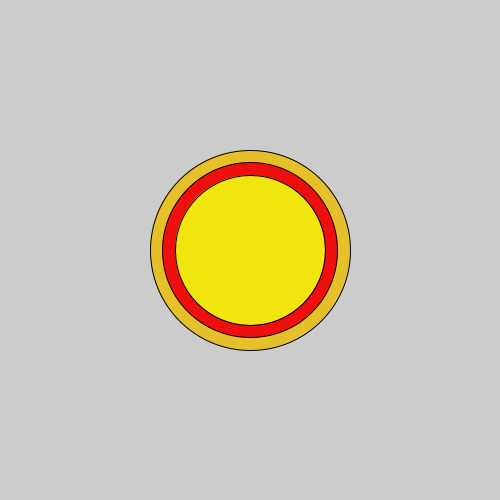
Frame 1 (no input)
Frame 60 (the mouse pressed at the canvas centre just before this capture): identical to frame 1, image omitted
Frame 120 (the mouse held since frame 60 and released just before this capture): identical to frame 1, image omitted

The Processing sketch that drew this single still picture (run headless with seeded random() and noise(); from frame 60 on, the mouse is pressed at the canvas centre):

// Processing sketch: pizza
// ── pizza.pde

void setup() {
    size(500,500);
   fill(#E5C02A); 
   ellipse(250,250,200,200);
 fill(#F00F0F);
   ellipse(250,250,175,175);
  fill(#F0E50F);
   ellipse(250,250,150,150);
}
void draw() {
    
}
